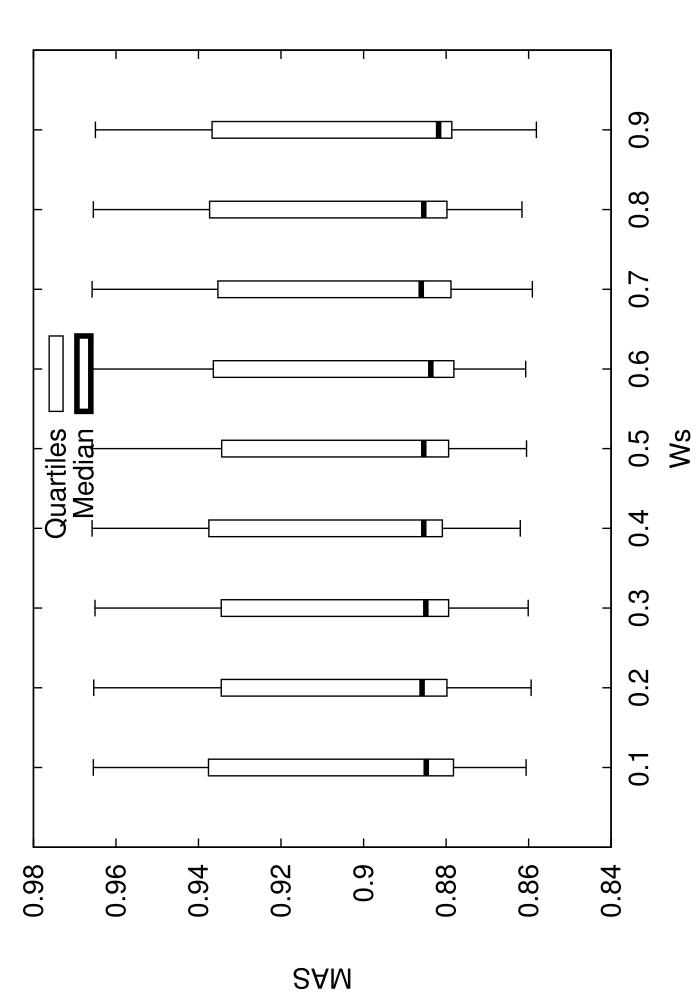

Source code (gnuplot):
set terminal postscript enhanced 20
set xrange[0:1]
set xlabel 'Ws'
set ylabel 'MAS'
set key ins vert center top spacing 1.0
set output 'stat_SIM_WI09.dat.eps'
set bars 4.0
set style fill empty
plot 'stat_SIM_WI09.dat.elab' using 1:3:2:6:5:xticlabel(1) with candlesticks lt -1 lw 1 title 'Quartiles' whiskerbars,'' using 1:4:4:4:4:xticlabels(1) with candlesticks lt -1 lw 4 title 'Median'
